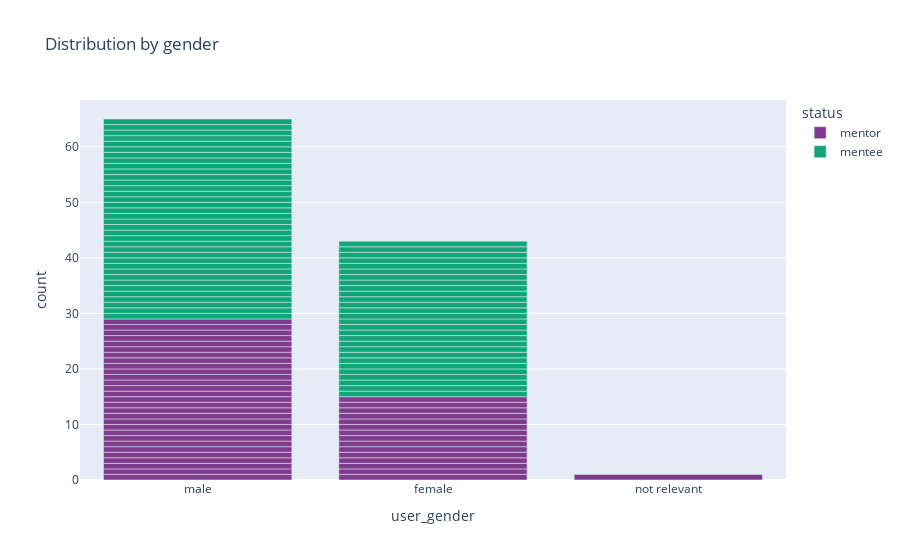

Write notebook code for a chart like this one.
### Code cell
fig = px.bar(df, x="user_gender", title="Distribution by gender", color="status", color_discrete_sequence=px.colors.qualitative.Bold)
fig.show()

### Figure 1 — Plotly figure (JSON) as saved in the notebook; plotly's stock layout.template omitted (floating-point values rounded to 4 significant figures)
{"data": [{"alignmentgroup": "True", "hovertemplate": "status=mentor<br>user_gender=%{x}<br>count=%{y}<extra></extra>", "legendgroup": "mentor", "marker": {"color": "rgb(127, 60, 141)"}, "name": "mentor", "offsetgroup": "mentor", "orientation": "v", "showlegend": true, "textposition": "auto", "type": "bar", "x": ["male", "female", "male", "male", "female", "male", "not relevant", "male", "male", "male", "male", "male", "male", "male", "male", "male", "male", "male", "female", "female", "female", "male", "male", "male", "female", "male", "female", "male", "male", "male", "male", "female", "female", "male", "female", "male", "female", "male", "female", "male", "male", "female", "female", "female", "male"], "xaxis": "x", "y": [1, 1, 1, 1, 1, 1, 1, 1, 1, 1, 1, 1, 1, 1, 1, 1, 1, 1, 1, 1, 1, 1, 1, 1, 1, 1, 1, 1, 1, 1, 1, 1, 1, 1, 1, 1, 1, 1, 1, 1, 1, 1, 1, 1, 1], "yaxis": "y"}, {"alignmentgroup": "True", "hovertemplate": "status=mentee<br>user_gender=%{x}<br>count=%{y}<extra></extra>", "legendgroup": "mentee", "marker": {"color": "rgb(17, 165, 121)"}, "name": "mentee", "offsetgroup": "mentee", "orientation": "v", "showlegend": true, "textposition": "auto", "type": "bar", "x": ["male", "male", "male", "male", "male", "male", "male", "male", "male", "female", "female", "female", "male", "female", "female", "female", "male", "female", "female", "female", "male", "male", "male", "female", "male", "male", "male", "male", "female", "female", "female", "male", "male", "male", "female", "male", "male", "male", "male", "female", "male", "female", "male", "male", "male", "male", "male", "female", "female", "male", "female", "female", "female", "female", "female", "female", "male", "female", "female", "male", "female", "female", "male", "male"], "xaxis": "x", "y": [1, 1, 1, 1, 1, 1, 1, 1, 1, 1, 1, 1, 1, 1, 1, 1, 1, 1, 1, 1, 1, 1, 1, 1, 1, 1, 1, 1, 1, 1, 1, 1, 1, 1, 1, 1, 1, 1, 1, 1, 1, 1, 1, 1, 1, 1, 1, 1, 1, 1, 1, 1, 1, 1, 1, 1, 1, 1, 1, 1, 1, 1, 1, 1], "yaxis": "y"}], "layout": {"barmode": "relative", "legend": {"title": {"text": "status"}, "tracegroupgap": 0}, "title": {"text": "Distribution by gender"}, "xaxis": {"anchor": "y", "domain": [0, 1], "title": {"text": "user_gender"}}, "yaxis": {"anchor": "x", "domain": [0, 1], "title": {"text": "count"}}}}
